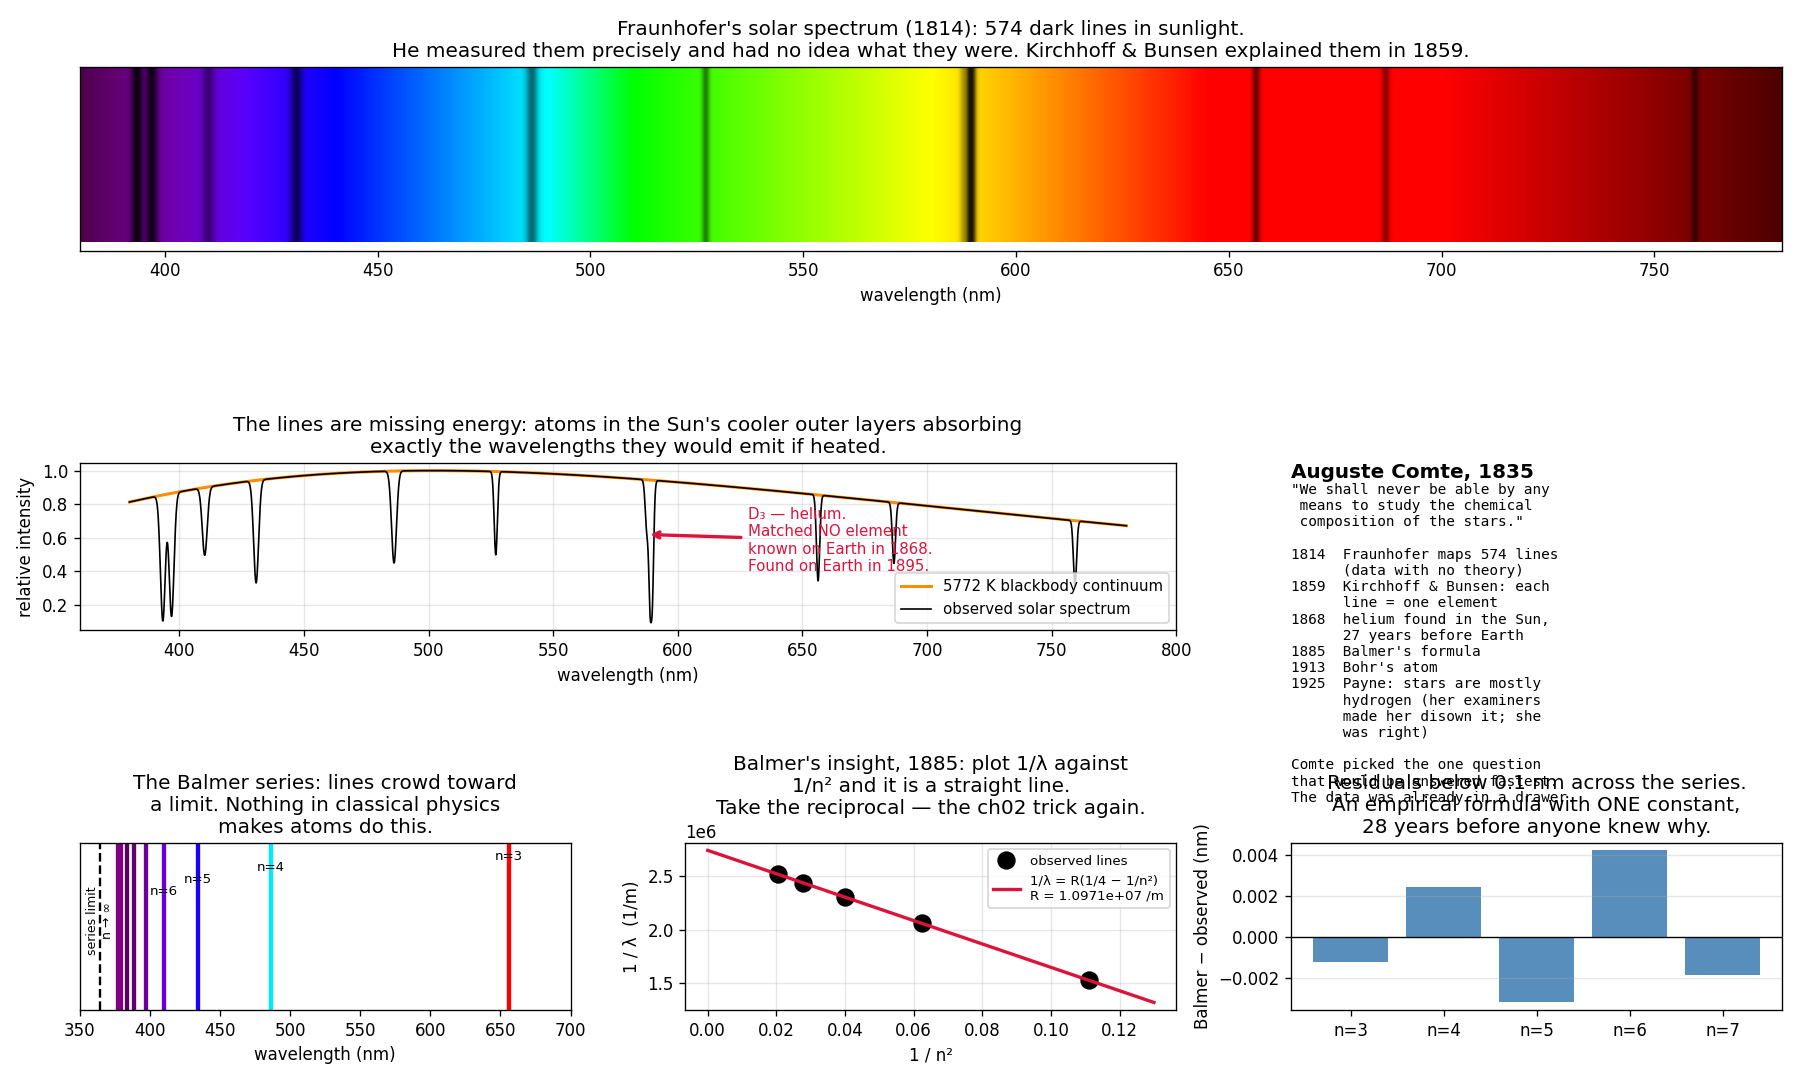

Write the Python code that produced this figure.
"""Dark lines in sunlight: chemistry of a place no one can ever visit.

In 1835 Auguste Comte, founding positivism, chose an example of something humanity
could never possibly know:

    "We shall never be able by any means to study the chemical composition [of the
     stars]... every notion of the true mean temperature of the stars will
     necessarily always be concealed from us."

He was wrong within 25 years, and wrong because of something already sitting in a
drawer. Fraunhofer had mapped 574 dark lines in the solar spectrum in 1814 without
knowing what they were. In 1859 Kirchhoff and Bunsen showed that each line is a
FINGERPRINT: a specific element absorbing specific wavelengths.

Then it got stranger. In 1868 Janssen and Lockyer found a line at 587.6 nm in the
Sun that matched no known element. Lockyer named it after the Sun — helium. It was
not found on Earth until 1895, 27 years later. We discovered an element by looking
at a star.

And the lines were the raw data for quantum mechanics: Balmer's 1885 formula for
the hydrogen lines is the empirical fact that Bohr's 1913 atom was built to explain.

    phenomenon:   the solar spectrum is crossed by hundreds of dark lines
    simulation:   a Planck continuum with Voigt-ish absorption at the real
                  Fraunhofer wavelengths
    dissection:   match observed lines against laboratory wavelengths; find that
                  one line matches nothing on Earth
    formula:      Balmer's  1/λ = R(1/2² − 1/n²) — fit R from the lines alone and
                  land on the Rydberg constant, the seed of quantum theory.
"""
from pathlib import Path

import matplotlib.pyplot as plt
import numpy as np
import torch

H, C_LIGHT, K_B = 6.62607015e-34, 2.99792458e8, 1.380649e-23

# --- the real Fraunhofer lines: (letter, wavelength nm, element, depth) ---
LINES = [
    ("A", 759.37, "O₂ (Earth's air!)", 0.55), ("B", 686.72, "O₂ (Earth's air!)", 0.45),
    ("C", 656.28, "H α", 0.60),               ("D₁", 589.59, "Na", 0.75),
    ("D₂", 588.99, "Na", 0.78),               ("D₃", 587.56, "He  ← unknown in 1868", 0.30),
    ("E", 526.96, "Fe", 0.50),                ("F", 486.13, "H β", 0.55),
    ("G", 430.79, "Ca / Fe", 0.65),           ("h", 410.17, "H δ", 0.45),
    ("H", 396.85, "Ca⁺", 0.85),               ("K", 393.37, "Ca⁺", 0.88),
]


def planck(lam_nm, T):
    """Spectral radiance vs wavelength — the continuum the lines are carved out of."""
    lam = lam_nm * 1e-9
    return (2 * H * C_LIGHT**2 / lam**5) / (torch.exp(H * C_LIGHT / (lam * K_B * T)) - 1)


lam = torch.linspace(380, 780, 4000, dtype=torch.float64)
T_SUN = 5772.0
continuum = planck(lam, T_SUN)

# --- carve the absorption lines into it ---
spectrum = continuum.clone()
for _, l0, _, depth in LINES:
    width = 0.9 if l0 > 500 else 1.4          # crude, but the shape is not the point
    spectrum = spectrum * (1 - depth * torch.exp(-((lam - l0) / width) ** 2))

print(f"Solar spectrum modelled as a {T_SUN:.0f} K Planck continuum with "
      f"{len(LINES)} absorption lines.\n")
print("  line    λ (nm)     identified as")
for letter, l0, elem, _ in LINES:
    print(f"   {letter:3s}   {l0:7.2f}     {elem}")
print()
print("Note line A and B: those are absorbed by oxygen in OUR OWN atmosphere, not")
print("the Sun's. Distinguishing the two took decades and is still a live problem")
print("in exoplanet atmosphere work today.\n")

# --- Balmer: the hydrogen lines follow an arithmetic pattern ---
# Observed hydrogen lines in the visible, and their (unknown at the time) quantum numbers
balmer_obs = torch.tensor([656.28, 486.13, 434.05, 410.17, 397.01], dtype=torch.float64)
n_upper = torch.tensor([3.0, 4.0, 5.0, 6.0, 7.0], dtype=torch.float64)

# Balmer (1885) found this by trial and error on four numbers. Fit R with torch.
R = torch.tensor(1.0e7, dtype=torch.float64, requires_grad=True)
opt = torch.optim.Adam([R], lr=1e4)
for _ in range(20000):
    opt.zero_grad()
    pred = 1.0 / (R * (1 / 2**2 - 1 / n_upper**2)) * 1e9      # in nm
    loss = ((pred - balmer_obs) ** 2).mean()
    loss.backward()
    opt.step()
R_fit = R.detach().item()
R_TRUE = 1.0967758e7

print("Balmer's formula, fitted to five hydrogen lines:   1/λ = R(1/2² − 1/n²)")
print(f"  fitted Rydberg constant R = {R_fit:.6e} 1/m")
print(f"  accepted value            R = {R_TRUE:.6e} 1/m   "
      f"(off by {100*abs(R_fit-R_TRUE)/R_TRUE:.3f}%)")
print()
print("  n    observed λ    Balmer λ     residual")
pred_final = (1.0 / (R_fit * (1 / 4 - 1 / n_upper**2)) * 1e9)
for i in range(len(balmer_obs)):
    print(f"  {int(n_upper[i])}    {balmer_obs[i]:8.2f}    {pred_final[i]:8.2f}    "
          f"{pred_final[i]-balmer_obs[i]:+7.3f} nm")
print()
print("Balmer had no idea why this worked. Neither did anyone else for 28 years.")
print("In 1913 Bohr wrote down quantised orbits and derived R from first principles:")
print("      R = m_e·e⁴ / (8·ε₀²·h³·c)")
R_bohr = (9.1093837015e-31 * (1.602176634e-19)**4 /
          (8 * (8.8541878128e-12)**2 * H**3 * C_LIGHT))
print(f"  Bohr's expression evaluates to {R_bohr:.6e} 1/m  — the same number.")
print()
print("Quantum mechanics was not born in a laboratory. It was born from a pattern")
print("in starlight that a Swiss schoolteacher noticed in four numbers.")

# --- visualization ---
fig = plt.figure(figsize=(15, 9))
gs = fig.add_gridspec(3, 3, height_ratios=[1.1, 1, 1])


def wav_to_rgb(w):
    """Approximate visible-spectrum colour, for drawing the spectrum strip."""
    if w < 440:   r, g, b = -(w - 440) / 60, 0.0, 1.0
    elif w < 490: r, g, b = 0.0, (w - 440) / 50, 1.0
    elif w < 510: r, g, b = 0.0, 1.0, -(w - 510) / 20
    elif w < 580: r, g, b = (w - 510) / 70, 1.0, 0.0
    elif w < 645: r, g, b = 1.0, -(w - 645) / 65, 0.0
    else:         r, g, b = 1.0, 0.0, 0.0
    f = 0.3 + 0.7 * (1 if 420 <= w <= 700 else
                     (w - 380) / 40 if w < 420 else (780 - w) / 80)
    return np.clip([r * f, g * f, b * f], 0, 1)


# Panel 1: the spectrum strip as the eye would see it
ax = fig.add_subplot(gs[0, :])
img = np.zeros((60, len(lam), 3))
rel = (spectrum / continuum).numpy()
for i, w in enumerate(lam.numpy()):
    img[:, i, :] = wav_to_rgb(w) * rel[i]
ax.imshow(img, extent=[380, 780, 0, 1], aspect="auto", origin="lower")
for letter, l0, elem, _ in LINES:
    if 380 <= l0 <= 780:
        ax.annotate(letter, (l0, 1.02), fontsize=9, ha="center", color="black",
                    weight="bold")
        ax.annotate(elem.split("(")[0].split("←")[0].strip(), (l0, -0.30),
                    fontsize=7, ha="center", rotation=90, color="black")
ax.set_ylim(-0.05, 1.0)
ax.set_yticks([])
ax.set_xlabel("wavelength (nm)")
ax.set_title("Fraunhofer's solar spectrum (1814): 574 dark lines in sunlight.\n"
             "He measured them precisely and had no idea what they were. "
             "Kirchhoff & Bunsen explained them in 1859.")

# Panel 2: the continuum with lines carved out
ax = fig.add_subplot(gs[1, :2])
ax.plot(lam, continuum / continuum.max(), color="darkorange", lw=1.8,
        label=f"{T_SUN:.0f} K blackbody continuum")
ax.plot(lam, spectrum / continuum.max(), color="black", lw=1.0,
        label="observed solar spectrum")
he = [l for l in LINES if "He" in l[2]][0]
ax.annotate("D₃ — helium.\nMatched NO element\nknown on Earth in 1868.\nFound on Earth in 1895.",
            xy=(he[1], (spectrum[torch.argmin((lam - he[1]).abs())] / continuum.max()).item()),
            xytext=(628, 0.40), fontsize=9, color="crimson",
            arrowprops=dict(arrowstyle="->", color="crimson", lw=2))
ax.set_xlabel("wavelength (nm)")
ax.set_ylabel("relative intensity")
ax.set_title("The lines are missing energy: atoms in the Sun's cooler outer layers "
             "absorbing\nexactly the wavelengths they would emit if heated.")
ax.legend(fontsize=9)
ax.grid(alpha=0.3)

# Panel 3: Comte's claim
ax = fig.add_subplot(gs[1, 2])
ax.axis("off")
ax.text(0.0, 1.0, "Auguste Comte, 1835", fontsize=12, weight="bold", va="top")
ax.text(0.0, 0.88, (
    '"We shall never be able by any\n'
    ' means to study the chemical\n'
    ' composition of the stars."\n\n'
    "1814  Fraunhofer maps 574 lines\n"
    "      (data with no theory)\n"
    "1859  Kirchhoff & Bunsen: each\n"
    "      line = one element\n"
    "1868  helium found in the Sun,\n"
    "      27 years before Earth\n"
    "1885  Balmer's formula\n"
    "1913  Bohr's atom\n"
    "1925  Payne: stars are mostly\n"
    "      hydrogen (her examiners\n"
    "      made her disown it; she\n"
    "      was right)\n\n"
    "Comte picked the one question\n"
    "that would be answered fastest.\n"
    "The data was already in a drawer."),
    fontsize=8.6, va="top", family="monospace")

# Panel 4: the Balmer series
ax = fig.add_subplot(gs[2, 0])
ns = torch.arange(3, 12, dtype=torch.float64)
lam_b = 1.0 / (R_fit * (1 / 4 - 1 / ns**2)) * 1e9
for i, (nn, ll) in enumerate(zip(ns.tolist(), lam_b.tolist())):
    ax.axvline(ll, color=wav_to_rgb(ll) if 380 <= ll <= 780 else "purple", lw=2.6)
    if i < 4:
        ax.text(ll, 0.9 - 0.07 * i, f"n={int(nn)}", fontsize=8, ha="center")
ax.axvline(364.6, color="black", ls="--", lw=1.4)
ax.text(364.6, 0.35, "series limit\nn → ∞", fontsize=7.5, ha="center", rotation=90)
ax.set_xlim(350, 700)
ax.set_yticks([])
ax.set_xlabel("wavelength (nm)")
ax.set_title("The Balmer series: lines crowd toward\na limit. Nothing in classical "
             "physics\nmakes atoms do this.")

# Panel 5: 1/λ is linear in 1/n² — the discovery
ax = fig.add_subplot(gs[2, 1])
inv_n2 = (1 / n_upper**2).numpy()
inv_lam = (1 / (balmer_obs * 1e-9)).numpy()
ax.plot(inv_n2, inv_lam, "o", color="black", ms=10, label="observed lines")
xs = np.linspace(0, 0.13, 50)
ax.plot(xs, R_fit * (0.25 - xs), "-", color="crimson", lw=2,
        label=f"1/λ = R(1/4 − 1/n²)\nR = {R_fit:.4e} /m")
ax.set_xlabel("1 / n²")
ax.set_ylabel("1 / λ  (1/m)")
ax.set_title("Balmer's insight, 1885: plot 1/λ against\n1/n² and it is a straight line.\n"
             "Take the reciprocal — the ch02 trick again.")
ax.legend(fontsize=8)
ax.grid(alpha=0.3)

# Panel 6: residuals
ax = fig.add_subplot(gs[2, 2])
resid = (pred_final - balmer_obs).numpy()
ax.bar([f"n={int(x)}" for x in n_upper.tolist()], resid, color="steelblue", alpha=0.9)
ax.axhline(0, color="k", lw=0.8)
ax.set_ylabel("Balmer − observed (nm)")
ax.set_title(f"Residuals below 0.1 nm across the series.\n"
             f"An empirical formula with ONE constant,\n"
             f"28 years before anyone knew why.")
ax.grid(alpha=0.3, axis="y")

plt.tight_layout()
out = Path(__file__).with_suffix(".png")
plt.savefig(out, dpi=120)
print(f"Saved: {out}")
